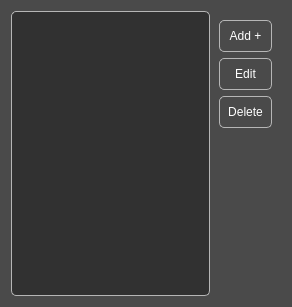
<?xml version="1.0" encoding="UTF-8"?>
<ui version="4.0">
 <class>Dialog_CategoryMenu</class>
 <widget class="QDialog" name="Dialog_CategoryMenu">
  <property name="geometry">
   <rect>
    <x>0</x>
    <y>0</y>
    <width>292</width>
    <height>307</height>
   </rect>
  </property>
  <property name="windowTitle">
   <string>Category list</string>
  </property>
  <property name="styleSheet">
   <string notr="true">*{
	background-color: rgb(74, 74, 74);
	color: #fff
}

 QPushButton{
	border: 1px solid rgb(182, 182, 182);
    border-radius: 5px;
    padding:8px;
}

QPushButton:hover {
	background-color: rgb(47, 47, 47);
}

QListView{
background-color: rgb(49, 49, 49);
border: 1px solid rgb(182, 182, 182);
border-radius: 5px;
padding:8px;
}

QListView:item{
border: none;
border-bottom: 1px solid rgb(189, 189, 189);
}</string>
  </property>
  <layout class="QHBoxLayout" name="horizontalLayout">
   <item>
    <widget class="QWidget" name="widget" native="true">
     <layout class="QHBoxLayout" name="horizontalLayout_2">
      <property name="spacing">
       <number>0</number>
      </property>
      <property name="leftMargin">
       <number>0</number>
      </property>
      <property name="topMargin">
       <number>0</number>
      </property>
      <property name="rightMargin">
       <number>0</number>
      </property>
      <property name="bottomMargin">
       <number>0</number>
      </property>
      <item>
       <widget class="QListView" name="listView_category">
        <property name="font">
         <font>
          <pointsize>12</pointsize>
         </font>
        </property>
       </widget>
      </item>
      <item>
       <widget class="QFrame" name="frame_2">
        <layout class="QVBoxLayout" name="verticalLayout">
         <item>
          <widget class="QPushButton" name="button_add">
           <property name="text">
            <string>Add +</string>
           </property>
          </widget>
         </item>
         <item>
          <widget class="QPushButton" name="button_edit">
           <property name="text">
            <string>Edit</string>
           </property>
          </widget>
         </item>
         <item>
          <widget class="QPushButton" name="button_delete">
           <property name="text">
            <string>Delete</string>
           </property>
          </widget>
         </item>
         <item>
          <spacer name="verticalSpacer">
           <property name="orientation">
            <enum>Qt::Vertical</enum>
           </property>
           <property name="sizeHint" stdset="0">
            <size>
             <width>20</width>
             <height>40</height>
            </size>
           </property>
          </spacer>
         </item>
        </layout>
       </widget>
      </item>
     </layout>
    </widget>
   </item>
  </layout>
 </widget>
 <resources/>
 <connections/>
</ui>
